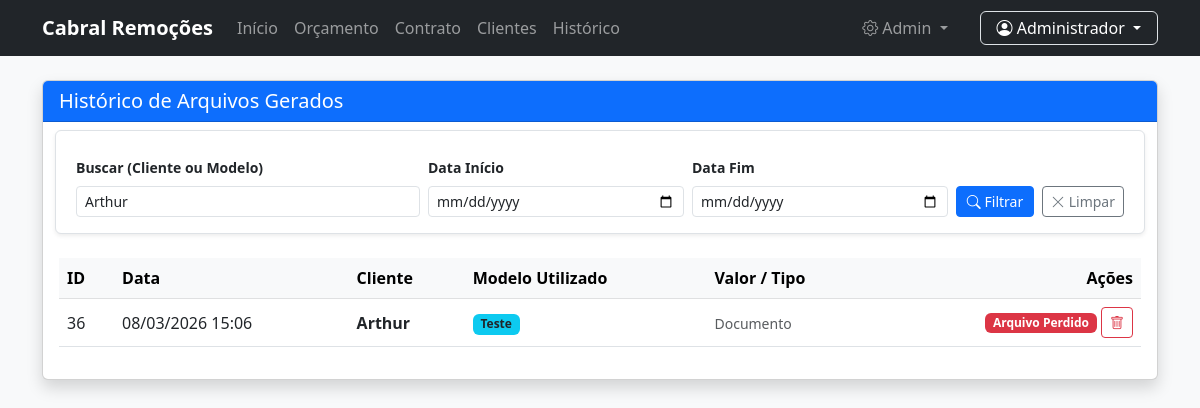
Screenshot of /historico.php?busca=Arthur (signed in) with the database file from the repository.
### tables this page shows
CREATE TABLE `historico_gerado` (
  `id` int(11) NOT NULL,
  `template_id` int(11) DEFAULT NULL,
  `contrato_id` int(11) DEFAULT NULL,
  `nome_cliente` varchar(150) DEFAULT NULL,
  `caminho_pdf_final` varchar(255) DEFAULT NULL,
  `created_at` timestamp NOT NULL DEFAULT current_timestamp(),
  `valor_total` decimal(10,2) DEFAULT 0.00
);

CREATE TABLE `contratos_templates` (
  `id` int(11) NOT NULL,
  `nome_modelo` varchar(100) NOT NULL,
  `caminho_arquivo` varchar(255) NOT NULL,
  `created_at` timestamp NOT NULL DEFAULT current_timestamp()
);

### historico.php (the view, shortened to what this page needs)
<?php
require 'Scripts/conecta_banco.php';
$busca     = $_GET['busca'] ?? '';
$dataInicio = $_GET['data_inicio'] ?? '';
$dataFim    = $_GET['data_fim'] ?? '';
$sql = "SELECT h.*,
               t.nome_modelo AS nome_pdf,
               c.nome_modelo AS nome_contrato
        FROM historico_gerado h
        LEFT JOIN templates t ON h.template_id = t.id
        LEFT JOIN contratos_templates c ON h.contrato_id = c.id
        WHERE 1=1";
$params = [];
if (!empty($busca)) {
    $sql .= " AND (h.nome_cliente LIKE ? OR t.nome_modelo LIKE ? OR c.nome_modelo LIKE ?)";
    $params[] = "%$busca%";
    $params[] = "%$busca%";
    $params[] = "%$busca%";
}
$sql .= " ORDER BY h.created_at DESC";
$stmt = $pdo->prepare($sql);
$stmt->execute($params);
$historico = $stmt->fetchAll();
?>
<!DOCTYPE html>
<html lang="pt-br">
<head>
    <link href="https://cdn.jsdelivr.net/npm/bootstrap@5.3.0/dist/css/bootstrap.min.css" rel="stylesheet">
    <link rel="stylesheet" href="https://cdn.jsdelivr.net/npm/bootstrap-icons@1.10.0/font/bootstrap-icons.css">
</head>
<body class="bg-light">
    <?php include 'navbar.php'; ?>
    <div class="container">
        <div class="card shadow">
            <div class="card-header bg-primary text-white d-flex justify-content-between align-items-center">
                <h5 class="mb-0">Histórico de Arquivos Gerados</h5>
            </div>
            <div class="card-body">
                <form method="GET" class="row g-2 mb-4 border p-3 rounded bg-white shadow-sm">
                    <div class="col-md-4">
                        <label class="form-label small fw-bold">Buscar (Cliente ou Modelo)</label>
                        <input type="text" name="busca" class="form-control form-control-sm" value="<?= htmlspecialchars($busca) ?>" placeholder="Digite para buscar...">
                    </div>
                    <div class="col-md-3">
                        <label class="form-label small fw-bold">Data Início</label>
                        <input type="date" name="data_inicio" class="form-control form-control-sm" value="<?= $dataInicio ?>">
                    </div>
                    <div class="col-md-3">
                        <label class="form-label small fw-bold">Data Fim</label>
                        <input type="date" name="data_fim" class="form-control form-control-sm" value="<?= $dataFim ?>">
                    </div>
                    <div class="col-md-2 d-flex align-items-end gap-2">
                        <button type="submit" class="btn btn-primary btn-sm flex-grow-1" title="Filtrar Resultados">
                            <i class="bi bi-search"></i> Filtrar
                        </button>
                        <?php if(!empty($busca) || !empty($dataInicio) || !empty($dataFim)): ?>
                            <a href="historico.php" class="btn btn-outline-secondary btn-sm" title="Limpar Filtros">
                                <i class="bi bi-x-lg"></i> Limpar
                            </a>
                        <?php endif; ?>
                    </div>
                </form>
                <div class="table-responsive">
                    <table class="table table-hover align-middle">
                        <thead class="table-light">
                            <tr>
                                <th>ID</th>
                                <th>Data</th>
                                <th>Cliente</th>
                                <th>Modelo Utilizado</th>
                                <th>Valor / Tipo</th>
                                <th class="text-end">Ações</th>
                            </tr>
                        </thead>
                        <tbody>
                            <?php if(count($historico) > 0): ?>
                                <?php foreach($historico as $h): ?>
                                    <?php
                                        $isContrato = !empty($h['contrato_id']);
                                        $nomeModelo = $isContrato ? $h['nome_contrato'] : $h['nome_pdf'];
                                    ?>
                                <tr>
                                    <td><?= $h['id'] ?></td>
                                    <td><?= date('d/m/Y H:i', strtotime($h['created_at'])) ?></td>
                                    <td class="fw-bold"><?= $h['nome_cliente'] ?></td>
                                    <td>
                                        <span class="badge <?= $isContrato ? 'bg-info text-dark' : 'bg-secondary' ?>">
                                            <?= $nomeModelo ?>
                                        </span>
                                    </td>
                                    <td>
                                        <?php if($isContrato): ?>
                                            <small class="text-muted">Documento</small>
                                        <?php else: ?>
                                            <span class="text-success fw-bold">
                                                R$ <?= number_format($h['valor_total'], 2, ',', '.') ?>
                                            </span>
                                        <?php endif; ?>
                                    </td>
                                    <td class="text-end">
                                        <?php if(file_exists($h['caminho_pdf_final'])): ?>
                                            <a href="<?= $h['caminho_pdf_final'] ?>" target="_blank" class="btn btn-sm btn-outline-primary" title="Visualizar">
                                                <i class="bi bi-eye"></i>
                                            </a>
                                            <a href="<?= $h['caminho_pdf_final'] ?>" download class="btn btn-sm btn-outline-secondary" title="Baixar">
                                                <i class="bi bi-download"></i>
                                            </a>
                                        <?php else: ?>
                                            <span class="badge bg-danger">Arquivo Perdido</span>
                                        <?php endif; ?>
                                        <a href="delete_historico.php?id=<?= $h['id'] ?>" class="btn btn-sm btn-outline-danger" onclick="return confirm('Tem certeza que deseja apagar este registro?')" title="Excluir">
                                            <i class="bi bi-trash"></i>
                                        </a>
                                    </td>
                                </tr>
                                <?php endforeach; ?>
                            <?php endif; ?>
                        </tbody>
                    </table>
                </div>
            </div>
        </div>
    </div>
</body>
</html>

### rows the page displays
historico_gerado: id "36", created_at "08/03/2026 15:06", nome_cliente "Arthur", contrato.nome_modelo "Teste", shows "Documento", shows "Arquivo Perdido"

### other values shown
$_SESSION['usuario_nome'] "Administrador"
